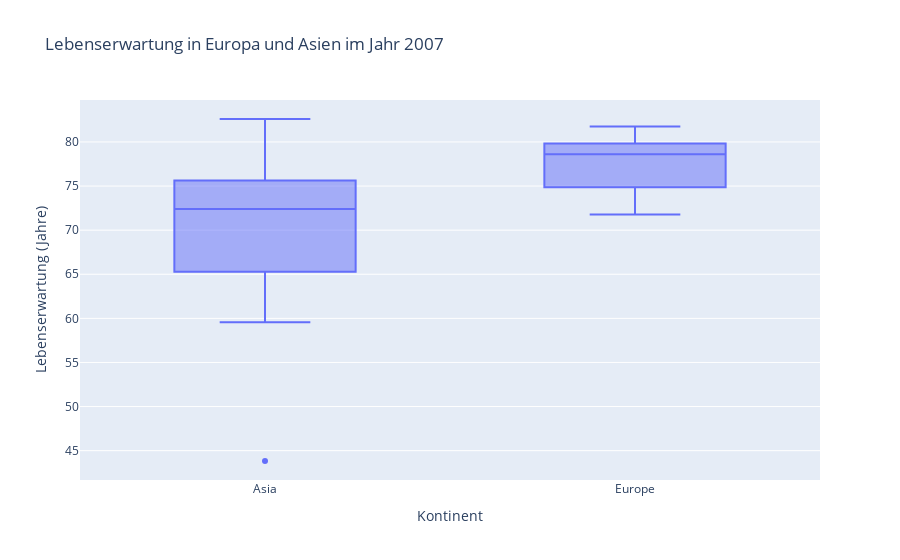

The notebook cell this image was saved under:
### Code cell
df_2007 = df[df["year"] == 2007]
fig = px.box(
    df_2007[df_2007["continent"].isin(["Europe", "Asia"])],
    x="continent",
    y="lifeExp",
    title="Lebenserwartung in Europa und Asien im Jahr 2007",
    labels={"lifeExp": "Lebenserwartung (Jahre)", "continent": "Kontinent"}
)

fig.show()

### Figure 1 — Plotly figure (JSON) as saved in the notebook; plotly's stock layout.template omitted (floating-point values rounded to 4 significant figures)
{"data": [{"alignmentgroup": "True", "hovertemplate": "Kontinent=%{x}<br>Lebenserwartung (Jahre)=%{y}<extra></extra>", "legendgroup": "", "marker": {"color": "#636efa"}, "name": "", "notched": false, "offsetgroup": "", "orientation": "v", "showlegend": false, "type": "box", "x": ["Asia", "Europe", "Europe", "Asia", "Asia", "Europe", "Europe", "Europe", "Asia", "Asia", "Europe", "Europe", "Europe", "Europe", "Europe", "Europe", "Europe", "Asia", "Europe", "Europe", "Asia", "Asia", "Asia", "Asia", "Europe", "Asia", "Europe", "Asia", "Asia", "Asia", "Asia", "Asia", "Asia", "Asia", "Asia", "Europe", "Asia", "Asia", "Europe", "Europe", "Asia", "Asia", "Asia", "Europe", "Europe", "Europe", "Asia", "Europe", "Asia", "Europe", "Europe", "Europe", "Asia", "Europe", "Europe", "Asia", "Asia", "Asia", "Europe", "Europe", "Asia", "Asia", "Asia"], "x0": " ", "xaxis": "x", "y": [43.83, 76.42, 79.83, 75.64, 64.06, 79.44, 74.85, 73.0, 59.72, 72.96, 75.75, 76.49, 78.33, 79.31, 80.66, 79.41, 79.48, 82.21, 73.34, 81.76, 64.7, 70.65, 70.96, 59.55, 78.89, 80.75, 80.55, 82.6, 72.53, 67.3, 78.62, 77.59, 71.99, 74.24, 66.8, 74.54, 62.07, 63.78, 79.76, 80.2, 75.64, 65.48, 71.69, 75.56, 78.1, 72.48, 72.78, 74.0, 79.97, 74.66, 77.93, 80.94, 72.4, 80.88, 81.7, 74.14, 78.4, 70.62, 71.78, 79.42, 74.25, 73.42, 62.7], "y0": " ", "yaxis": "y"}], "layout": {"boxmode": "group", "legend": {"tracegroupgap": 0}, "title": {"text": "Lebenserwartung in Europa und Asien im Jahr 2007"}, "xaxis": {"anchor": "y", "domain": [0, 1], "title": {"text": "Kontinent"}}, "yaxis": {"anchor": "x", "domain": [0, 1], "title": {"text": "Lebenserwartung (Jahre)"}}}}
